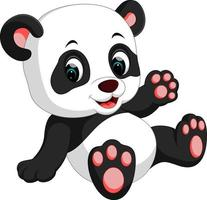
%> input picture panda3.jpg, 207 x 200 px
$ octave ProyectoLab2_v2.m   (GNU Octave 9; MATLAB toolbox functions it lacks are replaced by stand-ins)
%> lines starting %> are read from the running program, lines starting %| are printed output that depends on the picture; in (x1, y1, x2, y2) boxes, pixels count from 0 and x2, y2 are one past the last pixel; in counts of white or black regions, pixels touching at a corner belong together; the program's own positions count from 1
%% FUENTE BINARIA
img=imread("panda3.jpg");
%> img is the input picture: size 200x207x3 uint8; mean R, G, B 190.4, 185.4, 185.4

%Imagen original en escala de grises
img_Gray =  rgb2gray(img);
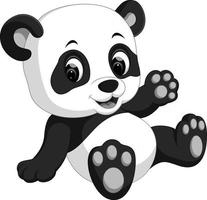
%> img_Gray: size 200x207 uint8; min 0, max 255, mean 186.9
figure(1),imshow(img_Gray);
title('imagen original ');
colorbar;

%Imagen Binarizada
level=graythresh(img_Gray);
%> level = 0.561
img_Binaria=im2bw(img_Gray,level);
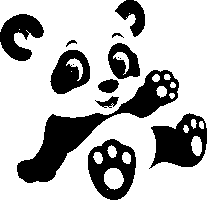
%> img_Binaria: size 200x207 logical; 71.5% white; 14 black regions (3 under 20 px), largest, box (x1, y1, x2, y2) and area: (17, 70, 179, 183) 4215, (149, 113, 207, 169) 1930, (88, 139, 136, 200) 1639
figure(2),imshow(img_Binaria);

%Secuencia de bits de la imagen
secuencia = reshape(img_Binaria, 1, []);
%> secuencia = 41400 logical values, 29589 true


%% MODULACION EN BANDA BASE 8PSK

alfabeto = [0,0,0% S1
    0,0,1% S2
    0,1,0% S3
    0,1,1% S4
    1,0,0% S5
    1,0,1% S6
    1,1,0% S7
    1,1,1]; % S8

Simbolos = [-0.707 - 0.707j,
    -1 + 0j,
    0 + 1j,
    -0.707 + 0.707j,
    0 - 1j,
    0.707 - 0.707j,
    +0.707 + 0.707j,
    1 + 0j];

% Transformacion de la secuencia de bits a secuencia de simbolos de S1 a S8
grupo = 3;
numero_Simbolos = numel(secuencia) / grupo;
%> numero_Simbolos = 13800
secuencia_Simbolos = zeros(1, numero_Simbolos);

for i = 1:numero_Simbolos
    indiceInicio = (i - 1) * grupo + 1;
    indiceFin = indiceInicio + grupo - 1;
    grupoBits = secuencia(indiceInicio:indiceFin);

    for j = 1:size(alfabeto, 1)
        if isequal(grupoBits, alfabeto(j, :))
            secuencia_Simbolos(i) = j;
            break;
        end
    end
end
%> this loop made 13800 passes
%> grupoBits on passes 1 to 3: [true true true], [true true true], [true true true]

%Transformacion a secuencia de simbolos rectangulares

secuencia_simbolos_rect= zeros(1,numero_Simbolos);
for i = 1:numero_Simbolos
    posicion = secuencia_Simbolos(i);
    secuencia_simbolos_rect(i) = Simbolos(posicion);
end
%> this loop made 13800 passes
%> posicion on passes 1 to 3: 8, 8, 8
% Grafica de constelacion usando la secuencia de simbolos rectangulares
scatterplot(secuencia_simbolos_rect)
title('Diagrama de Constelación 8PSK secuencia');
xlabel('Parte Real');
ylabel('Parte Imaginaria');
axis square;
grid on;
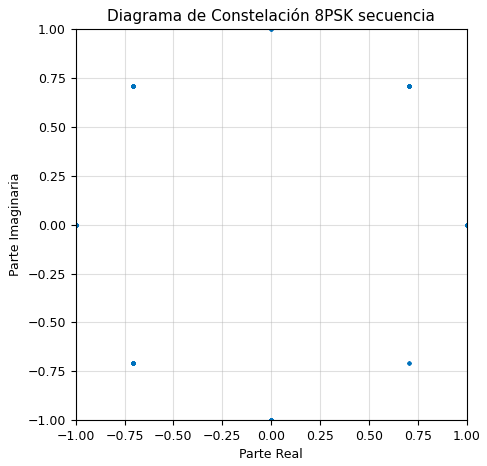
%> figure redrawn from the program's plot data
% Grafica constelación de símbolos
simbolo_const = exp(1i * pi/4 * (1:8))
scatterplot(simbolo_const);
title('Diagrama de Constelación 8PSK');
xlabel('Parte Real');
ylabel('Parte Imaginaria');
axis square;
grid on;

% [15 lines of commented-out code are left out]


%% PULSO CONFORMADOR

$ run again, with mapache.jpg copied over panda3.jpg
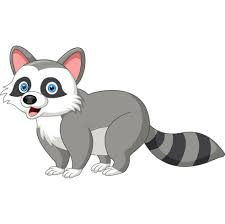
%> input picture mapache.jpg, 225 x 224 px
%> img is the input picture: size 224x225x3 uint8; mean R, G, B 228.9, 228, 227.4
%> level = 0.749
%> `img_Binaria=im2bw(img_Gray,level);`:
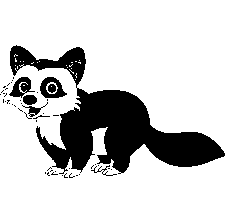
%> img_Binaria: size 224x225 logical; 79.8% white; 50 black regions (42 under 20 px), largest, box (x1, y1, x2, y2) and area: (10, 45, 225, 174) 9120, (40, 77, 67, 98) 297, (9, 77, 35, 98) 271
%> secuencia = 50400 logical values, 40241 true
%> the loop `for i = 1:numero_Simbolos` made 16800 passes
%> grupoBits on passes 1 to 3: [true true true], [true true true], [true true true]
%> the loop `for i = 1:numero_Simbolos` made 16800 passes
%> posicion on passes 1 to 3: 8, 8, 8
